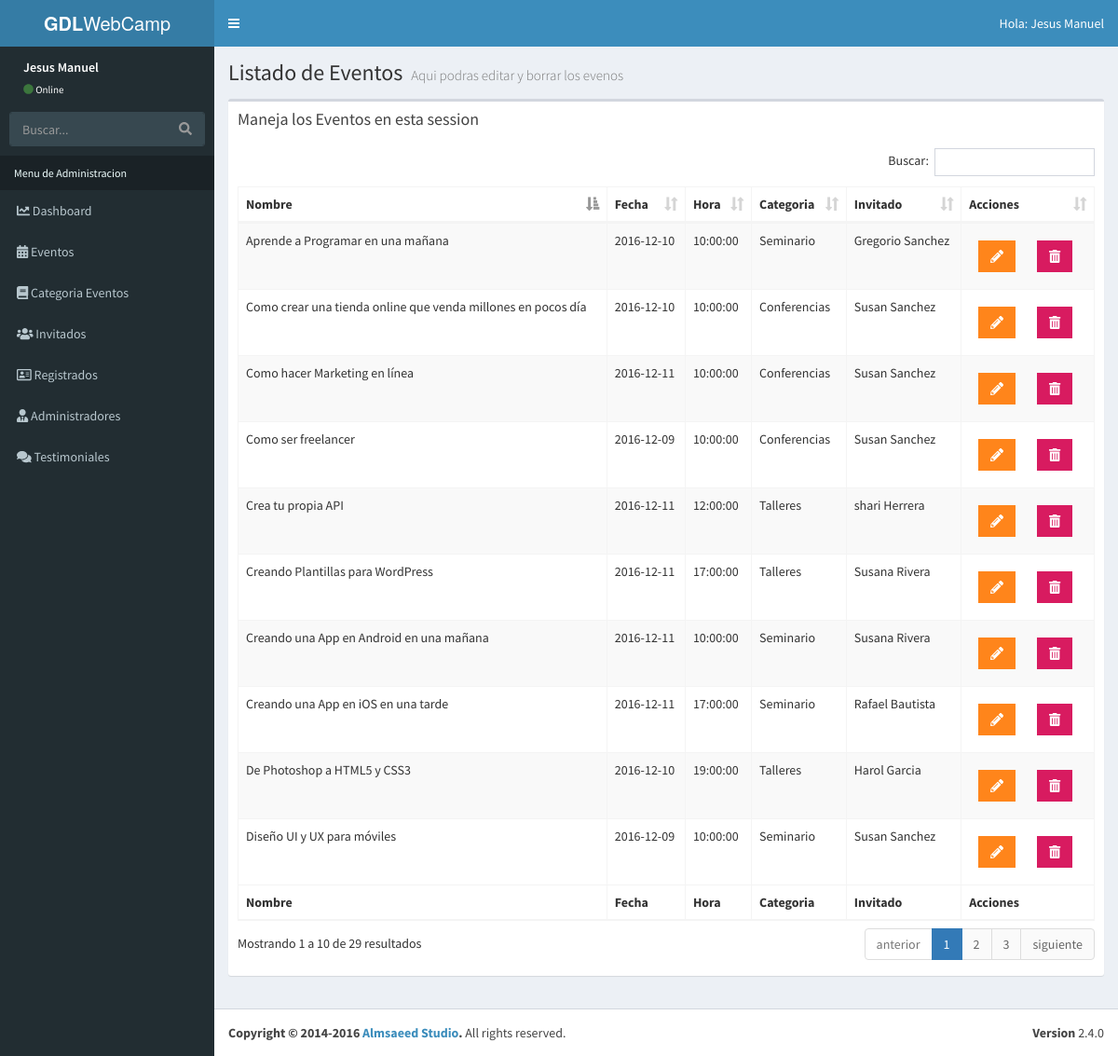
The app's page /admin/lista-evento.php (signed in) with its own data.
### tables this page shows
CREATE TABLE `eventos` (
  `evento_id` tinyint(10) NOT NULL,
  `nombre_evento` varchar(60) NOT NULL,
  `fecha_evento` date NOT NULL,
  `hora_evento` time NOT NULL,
  `id_cat_evento` tinyint(10) NOT NULL,
  `id_inv` tinyint(4) NOT NULL,
  `clave` varchar(10) NOT NULL,
  `editado` datetime NOT NULL
);

CREATE TABLE `categoria_evento` (
  `id_categoria` tinyint(10) NOT NULL,
  `cat_evento` varchar(50) NOT NULL,
  `icono` varchar(15) NOT NULL,
  `editado` datetime NOT NULL
);

CREATE TABLE `invitados` (
  `invitado_id` tinyint(4) NOT NULL,
  `nombre_invitado` varchar(30) NOT NULL,
  `apellido_invitado` varchar(30) NOT NULL,
  `descripcion` text NOT NULL,
  `url_imagen` varchar(50) NOT NULL
);

### admin/lista-evento.php (the view, shortened to what this page needs)
<?php
      include_once 'funciones/funciones.php';
      include_once 'templates/header.php';
      include_once 'templates/barra.php';
      include_once 'templates/navegacion.php';
?>
  <div class="content-wrapper">
    <section class="content-header">
        <h1>
          Listado de Eventos
          <small>Aqui podras editar y borrar los evenos </small>
        </h1>
    </section>
     <section class="content">
      <div class="row">
        <div class="col-xs-12">
          <div class="box">
            <div class="box-header">
              <h3 class="box-title">Maneja los Eventos  en esta session</h3>
            </div>
            <div class="box-body">
              <table id="registros" class="table table-bordered table-striped">
                <thead>
                <tr>
                  <th>Nombre</th>
                  <th>Fecha</th>
                  <th>Hora</th>
                  <th>Categoria</th>
                  <th>Invitado</th>
                  <th>Acciones</th>
                </tr>
                </thead>
                <tbody>
                <?php
                try {
                  $sql= " SELECT evento_id, nombre_evento, fecha_evento, hora_evento, cat_evento, nombre_invitado, apellido_invitado  ";
                  $sql .= " FROM eventos ";
                  $sql .= " INNER JOIN categoria_evento ";
                  $sql .= " ON eventos.id_cat_evento=categoria_evento.id_categoria ";
                  $sql .= " INNER JOIN invitados ";
                  $sql .= " ON eventos.id_inv=invitados.invitado_id ";
                  $sql .= " ORDER BY evento_id ";
                  $resultado = $conn->query($sql);
                } catch (Exception $e) {
                  $error = $e->getMessage();
                  echo $error;
                }
               while(  $eventos = $resultado->fetch_assoc() ) {?>
                      <tr>
                        <td><?php echo $eventos['nombre_evento'];?></td>
                        <td><?php echo $eventos['fecha_evento'];?></td>
                        <td><?php echo $eventos['hora_evento'];?></td>
                        <td><?php echo $eventos['cat_evento'];?></td>
                        <td><?php echo $eventos['nombre_invitado'] . " " . $eventos['apellido_invitado'];?></td>
                          <td>
                            <a href="editar-evento.php?id=<?php echo $eventos['evento_id']?>" class="btn bg-orange btn-flat margin"><i class="fas fa-pencil-alt"></i>
                            </a>
                            <a href="#" data-id="<?php echo $eventos['evento_id']; ?>" data-tipo="evento" class="btn bg-maroon btn-flat margin barrar_registro">
                            <i class="fas fa-trash-alt"></i></a>
                          </td>
                      </tr>
                  <?php } ?>
                </tbody>
                <tfoot>
                <tr>
                <th>Nombre</th>
                  <th>Fecha</th>
                  <th>Hora</th>
                  <th>Categoria</th>
                  <th>Invitado</th>
                  <th>Acciones</th>
                </tr>
                </tfoot>
              </table>
            </div>
          </div>
        </div>
      </div>
    </section>
  </div>
  <?php include_once 'templates/footer.php';
  ?>

### records on screen
eventos: nombre_evento "Como ser freelancer", fecha_evento "2016-12-09", hora_evento "10:00:00", id_cat_evento.cat_evento "Conferencias", id_inv.nombre_invitado "Susan", id_inv.apellido_invitado "Sanchez"
eventos: nombre_evento "Diseño UI y UX para móviles", fecha_evento "2016-12-09", hora_evento "10:00:00", id_cat_evento.cat_evento "Seminario", id_inv.nombre_invitado "Susan", id_inv.apellido_invitado "Sanchez"
eventos: nombre_evento "De Photoshop a HTML5 y CSS3", fecha_evento "2016-12-10", hora_evento "19:00:00", id_cat_evento.cat_evento "Talleres", id_inv.nombre_invitado "Harol", id_inv.apellido_invitado "Garcia"
eventos: nombre_evento "Como crear una tienda online que venda millones en pocos día", fecha_evento "2016-12-10", hora_evento "10:00:00", id_cat_evento.cat_evento "Conferencias", id_inv.nombre_invitado "Susan", id_inv.apellido_invitado "Sanchez"
eventos: nombre_evento "Aprende a Programar en una mañana", fecha_evento "2016-12-10", hora_evento "10:00:00", id_cat_evento.cat_evento "Seminario", id_inv.nombre_invitado "Gregorio", id_inv.apellido_invitado "Sanchez"
eventos: nombre_evento "Crea tu propia API", fecha_evento "2016-12-11", hora_evento "12:00:00", id_cat_evento.cat_evento "Talleres", id_inv.nombre_invitado "shari", id_inv.apellido_invitado "Herrera"
eventos: nombre_evento "Creando Plantillas para WordPress", fecha_evento "2016-12-11", hora_evento "17:00:00", id_cat_evento.cat_evento "Talleres", id_inv.nombre_invitado "Susana", id_inv.apellido_invitado "Rivera"
eventos: nombre_evento "Como hacer Marketing en línea", fecha_evento "2016-12-11", hora_evento "10:00:00", id_cat_evento.cat_evento "Conferencias", id_inv.nombre_invitado "Susan", id_inv.apellido_invitado "Sanchez"
eventos: nombre_evento "Creando una App en Android en una mañana", fecha_evento "2016-12-11", hora_evento "10:00:00", id_cat_evento.cat_evento "Seminario", id_inv.nombre_invitado "Susana", id_inv.apellido_invitado "Rivera"
eventos: nombre_evento "Creando una App en iOS en una tarde", fecha_evento "2016-12-11", hora_evento "17:00:00", id_cat_evento.cat_evento "Seminario", id_inv.nombre_invitado "Rafael", id_inv.apellido_invitado "Bautista"

### other values on screen
$_SESSION['nombre'] "Jesus Manuel"
